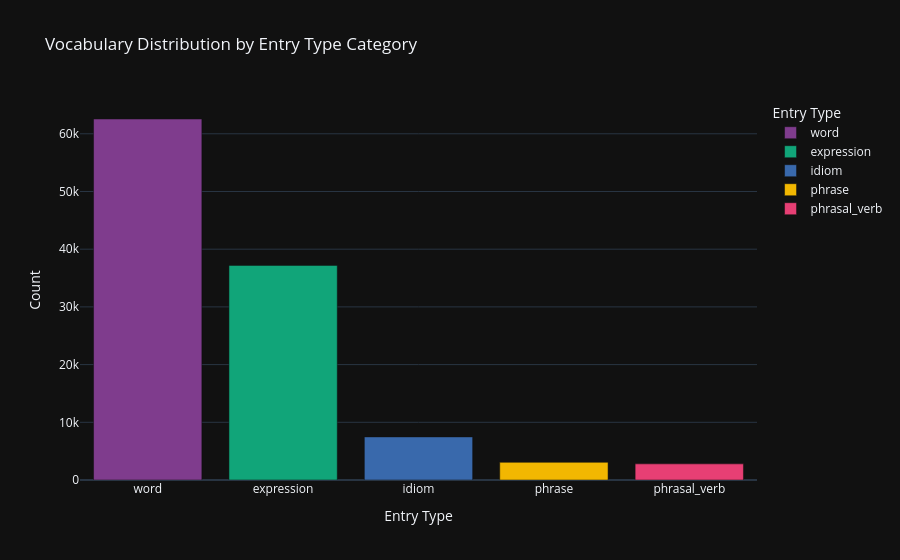
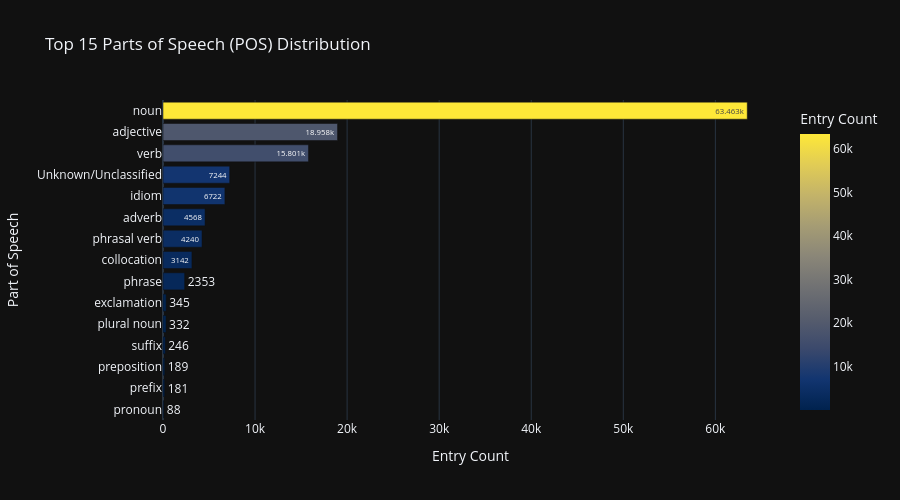

The cell these charts' notebook holds for them, in order:
### Markdown cell above
## Section 3: Lexicographical & Dimensional Profiling
Now we turn to the content of the dictionary, modeling various vocabulary dimensions. We analyze the linguistic types of words, parts of speech, dictionary sources, and CEFR language proficiency levels.

### Code cell
# Query distributions for word type categories and part of speech tags
with get_connection() as conn:
    df_entry_type = pd.read_sql_query(
        "SELECT entry_type, COUNT(*) as count FROM words GROUP BY entry_type ORDER BY count DESC;", conn
    )
    df_pos = pd.read_sql_query(
        "SELECT pos, COUNT(*) as count FROM entries GROUP BY pos ORDER BY count DESC LIMIT 15;", conn
    )

# Clean empty POS values
df_pos['pos'] = df_pos['pos'].replace('', 'Unknown/Unclassified')

# Plot Entry Types
fig_entry_type = px.bar(
    df_entry_type,
    x="entry_type",
    y="count",
    title="Vocabulary Distribution by Entry Type Category",
    labels={"count": "Count", "entry_type": "Entry Type"},
    color="entry_type",
    color_discrete_sequence=px.colors.qualitative.Bold
)
fig_entry_type.show()

# Plot POS
fig_pos = px.bar(
    df_pos,
    x="count",
    y="pos",
    orientation="h",
    text_auto=True,
    title="Top 15 Parts of Speech (POS) Distribution",
    labels={"count": "Entry Count", "pos": "Part of Speech"},
    color="count",
    color_continuous_scale="Cividis"
)
fig_pos.update_layout(yaxis={'categoryorder':'total ascending'}, height=500)
fig_pos.show()

### Figure 1 — Plotly figure (JSON) as saved in the notebook; plotly's stock layout.template omitted (floating-point values rounded to 4 significant figures)
{"data": [{"hovertemplate": "Entry Type=%{x}<br>Count=%{y}<extra></extra>", "legendgroup": "word", "marker": {"color": "rgb(127, 60, 141)", "pattern": {"shape": ""}}, "name": "word", "orientation": "v", "showlegend": true, "textposition": "auto", "type": "bar", "x": ["word"], "xaxis": "x", "y": [62564], "yaxis": "y"}, {"hovertemplate": "Entry Type=%{x}<br>Count=%{y}<extra></extra>", "legendgroup": "expression", "marker": {"color": "rgb(17, 165, 121)", "pattern": {"shape": ""}}, "name": "expression", "orientation": "v", "showlegend": true, "textposition": "auto", "type": "bar", "x": ["expression"], "xaxis": "x", "y": [37193], "yaxis": "y"}, {"hovertemplate": "Entry Type=%{x}<br>Count=%{y}<extra></extra>", "legendgroup": "idiom", "marker": {"color": "rgb(57, 105, 172)", "pattern": {"shape": ""}}, "name": "idiom", "orientation": "v", "showlegend": true, "textposition": "auto", "type": "bar", "x": ["idiom"], "xaxis": "x", "y": [7469], "yaxis": "y"}, {"hovertemplate": "Entry Type=%{x}<br>Count=%{y}<extra></extra>", "legendgroup": "phrase", "marker": {"color": "rgb(242, 183, 1)", "pattern": {"shape": ""}}, "name": "phrase", "orientation": "v", "showlegend": true, "textposition": "auto", "type": "bar", "x": ["phrase"], "xaxis": "x", "y": [3063], "yaxis": "y"}, {"hovertemplate": "Entry Type=%{x}<br>Count=%{y}<extra></extra>", "legendgroup": "phrasal_verb", "marker": {"color": "rgb(231, 63, 116)", "pattern": {"shape": ""}}, "name": "phrasal_verb", "orientation": "v", "showlegend": true, "textposition": "auto", "type": "bar", "x": ["phrasal_verb"], "xaxis": "x", "y": [2797], "yaxis": "y"}], "layout": {"barmode": "relative", "legend": {"title": {"text": "Entry Type"}, "tracegroupgap": 0}, "title": {"text": "Vocabulary Distribution by Entry Type Category"}, "xaxis": {"anchor": "y", "categoryarray": ["word", "expression", "idiom", "phrase", "phrasal_verb"], "categoryorder": "array", "domain": [0.0, 1.0], "title": {"text": "Entry Type"}}, "yaxis": {"anchor": "x", "domain": [0.0, 1.0], "title": {"text": "Count"}}}}

### Figure 2 — Plotly figure (JSON) as saved in the notebook; plotly's stock layout.template omitted (floating-point values rounded to 4 significant figures)
{"data": [{"hovertemplate": "Entry Count=%{marker.color}<br>Part of Speech=%{y}<extra></extra>", "legendgroup": "", "marker": {"color": [63463, 18958, 15801, 7244, 6722, 4568, 4240, 3142, 2353, 345, 332, 246, 189, 181, 88], "coloraxis": "coloraxis", "pattern": {"shape": ""}}, "name": "", "orientation": "h", "showlegend": false, "textposition": "auto", "texttemplate": "%{x}", "type": "bar", "x": [63463, 18958, 15801, 7244, 6722, 4568, 4240, 3142, 2353, 345, 332, 246, 189, 181, 88], "xaxis": "x", "y": ["noun", "adjective", "verb", "Unknown/Unclassified", "idiom", "adverb", "phrasal verb", "collocation", "phrase", "exclamation", "plural noun", "suffix", "preposition", "prefix", "pronoun"], "yaxis": "y"}], "layout": {"barmode": "relative", "coloraxis": {"autocolorscale": false, "colorbar": {"title": {"text": "Entry Count"}}, "colorscale": [[0.0, "#00224e"], [0.1111, "#123570"], [0.2222, "#3b496c"], [0.3333, "#575d6d"], [0.4444, "#707173"], [0.5556, "#8a8678"], [0.6667, "#a59c74"], [0.7778, "#c3b369"], [0.8889, "#e1cc55"], [1.0, "#fee838"]]}, "height": 500, "legend": {"tracegroupgap": 0}, "title": {"text": "Top 15 Parts of Speech (POS) Distribution"}, "xaxis": {"anchor": "y", "domain": [0.0, 1.0], "title": {"text": "Entry Count"}}, "yaxis": {"anchor": "x", "categoryorder": "total ascending", "domain": [0.0, 1.0], "title": {"text": "Part of Speech"}}}}
